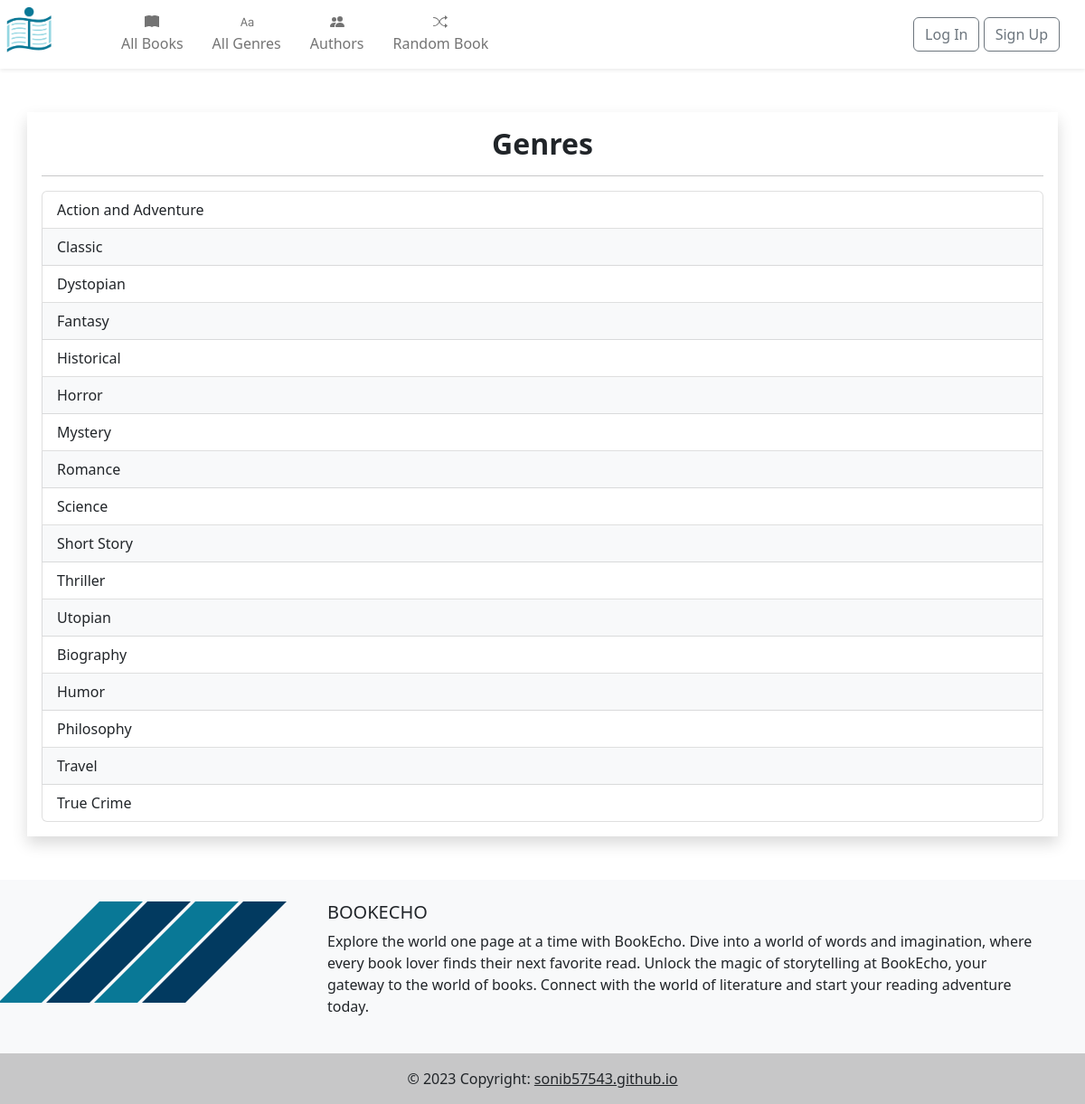
The page /genres/ on the database its author committed.
### books/models.py (models this page shows, shortened)
class Genre(models.Model):
    name = models.CharField(max_length=100, unique=True)
    slug = models.SlugField(_('URL'), max_length=255, unique=True)
    description = tinymce_models.HTMLField(_('Description'))
    class Meta:
        verbose_name = 'Genre'
        verbose_name_plural = 'Genres'
    def get_absolute_url(self):
        return reverse('genre_detail', kwargs={'genre_slug': self.slug})

### books/views.py (the view)
# urls.py: path('genres/', GenresList.as_view(), name='genres_list'),
class GenresList(generic.ListView):
    model = Genre
    template_name = 'books/genres_list.html'
    context_object_name = 'genres_list'

### books/templates/books/genres_list.html (shortened to what this page needs)
{% extends 'books/base.html' %}
{% block content %}
    <div class="container mt-5 mb-5 p-3 shadow">
        <h2 class="text-center fw-bold">Genres</h2>
        <hr>
        {% if genres_list %}
            <div class="list-group">
                {% for genre in genres_list %}
                    <a href="{{ genre.get_absolute_url }}" class="list-group-item list-group-item-action overflow-scroll {% if forloop.counter|divisibleby:2 %}bg-light{% endif %}" aria-current="true">
                        {{ genre.name }}
                    </a>
                {% endfor %}
            </div>
        {% endif %}
    </div>
{% endblock %}

### books/static/books/css/base.css (style rules this page uses)
:root { --blue: #097896; --dark-blue: #023A60; }
html, body { padding: 0; margin: 0; height: 100%; line-height: 1; }

### rows shown on the page
Genre: name "Action and Adventure"
Genre: name "Classic"
Genre: name "Dystopian"
Genre: name "Fantasy"
Genre: name "Historical"
Genre: name "Horror"
Genre: name "Mystery"
Genre: name "Romance"
Genre: name "Science"
Genre: name "Short Story"
Genre: name "Thriller"
Genre: name "Utopian"
Genre: name "Biography"
Genre: name "Humor"
Genre: name "Philosophy"
Genre: name "Travel"
Genre: name "True Crime"
